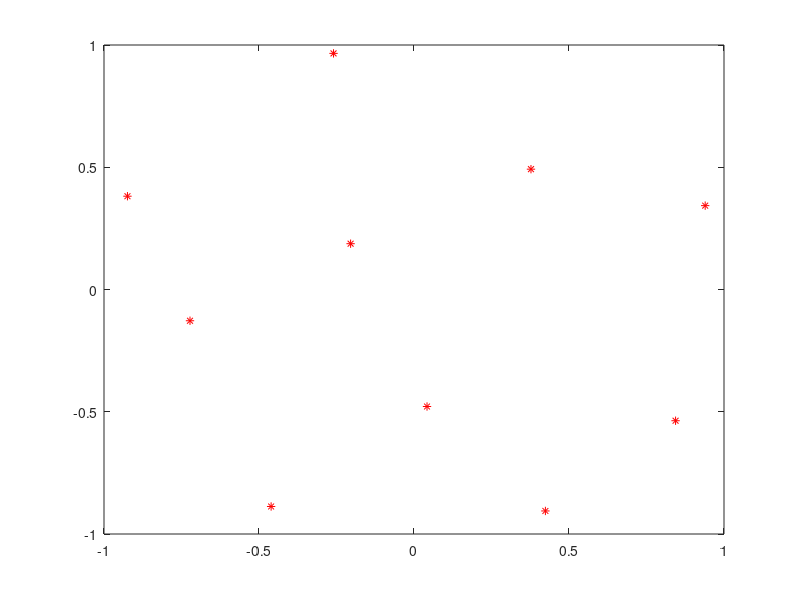

MATLAB code for this plot:
function testSunflower()
n = 10;
figure(1)
[theta3, r3] = sunflower3(n,2);
%[theta2, r2] = sunflower2(n,2);
%[theta1, r1] = sunflower1(n,2);
[y,z] = sunflower(n,2);
%plot(r3.*cos(theta3), r3.*sin(theta3), 'r*')
plot(y.*cos(z), y.*sin(z), 'r*')
end
%% 1
function [theta, r]=sunflower1(n, alpha)   %  example: n=500, alpha=2
    clf
    hold on
    b = round(alpha*sqrt(n));      % number of boundary points
    phi = (sqrt(5)+1)/2;           % golden ratio
    
    r = zeros(1,n);
    theta = zeros(1,n);
    
    for k=1:n
        r(k) = radius(k,n,b);
        theta(k) = 2*pi*k/phi^2;
        plot(r(k)*cos(theta(k)), r(k)*sin(theta(k)), 'r*');
    end
    axis equal
end

function r = radius(k,n,b)
    if k>n-b
        r = 1;            % put on the boundary
    else
        r = sqrt(k-1/2)/sqrt(n-(b+1)/2);     % apply square root
    end
end

%% 3

function [theta, r] = sunflower3(n, alpha)   %  example: n=500, alpha=2
    b   = round(alpha*sqrt(n));     % number of boundary points
    gr  = (sqrt(5)+1)/2;            % golden ratio
    k   = 1:n;
    r   = ones(1,n);
    in_c = (k<=n-b);                % Points in circle
    r(in_c) = sqrt(k(in_c)-1/2)/sqrt(n-(b+1)/2);
    theta = 2*pi*k/gr^2;
end
%%
function [y,z] = sunflower(n, alpha)   %  example: n=500, alpha=2
% SUNFLOWER distributes n points in a sunflower pattern 
%   Uses altered code from stack overflow (link below).
%
% INPUT
% n     := Int, Number of points to be placed
% alpha := Int, weight of points on the rim
    b   = round(alpha*sqrt(n));      % number of boundary points
    gr  = (sqrt(5)+1)/2;            % golden ratio
    k   = 1:n;
    r   = ones(1,n);
    
    r(1:n-b) = sqrt(k(1:n-b)-1/2)/sqrt(n-(b+1)/2);
    theta = 2*pi*k/gr^2;
    
    clf
    plot(r.*cos(theta), r.*sin(theta), 'r*')
    axis equal
    y = r;
    z = theta;
end % HAS A BUG

%% 2

function [theta, r] = sunflower2(n, alpha)   %  example: n=500, alpha=2
    clf
    hold on
    b = round(alpha*sqrt(n));      % number of boundary points
    gr = (sqrt(5)+1)/2;            % golden ratio
    k = 1:n;
    r = radius2(k,n,b);
    theta = 2*pi*k/gr^2;
    plot(r.*cos(theta), r.*sin(theta), 'r*')
    axis equal
end

function r = radius2(k,n,b)
    % k vec
    % n num of points
    % b boundary points
    r = ones(n,1);
    r(1:n-b) = sqrt(k(1:n-b)-1/2)/sqrt(n-(b+1)/2);     % apply square root
end